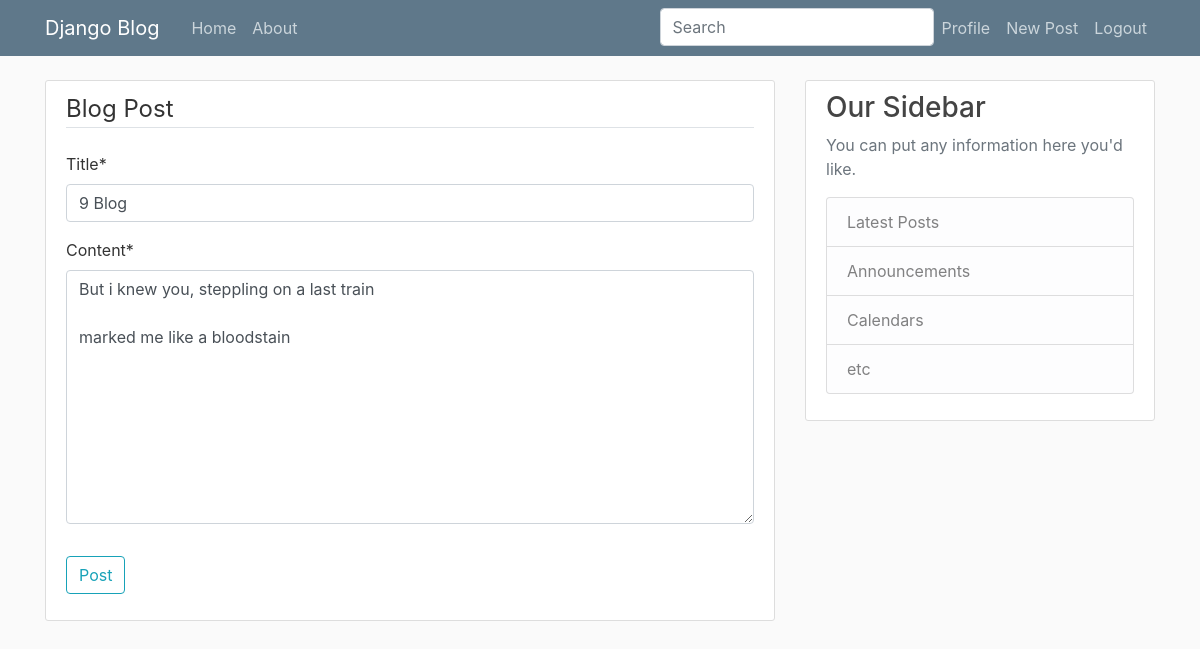
/post/16/update (signed in), run on the app's committed database.
### blog/models.py (models this page shows, shortened)
class Post(models.Model):
	title = models.CharField(max_length=100)
	content = models.TextField()
	date_posted = models.DateTimeField(default=timezone.now)
	author = models.ForeignKey(User, on_delete=models.CASCADE)
	likes = models.ManyToManyField(User, related_name = 'post_like')

### blog/views.py (the view, shortened to what this page needs)
# urls.py: path('post/<int:pk>/update', PostUpdateView.as_view(), name='post-update'),
class PostUpdateView(LoginRequiredMixin, UserPassesTestMixin, UpdateView):
	model = Post
	fields = ['title','content']
	def test_func(self):
		post = self.get_object()
		if self.request.user == post.author:
			return True
		return False

### blog/templates/blog/post_form.html (shortened to what this page needs)
{% extends "blog/base.html" %}
{% load crispy_forms_tags%}
{% block content %}
	<div class="content-section">
		<form method="POST">
			<fieldset class="form-group">
				<legend class="border-bottom mb-4">
					Blog Post
				</legend>
				{{ form|crispy }}
			</fieldset>
			<div class="form-group">
				<button class="btn btn-outline-info" type="submit">Post</button>
			</div>
		</form>
	</div>
{% endblock content %}

### blog/static/blog/main.css (style rules this page uses)
body { background: #fafafa; color: #333333; margin-top: 5rem; }
.content-section { background: #ffffff; padding: 10px 20px; border: 1px solid #dddddd; border-radius: 3px; margin-bottom: 20px; }

### data on the page
Post: title "9 Blog", content "But i knew you, steppling on a last train marked me like a bloodstain"
